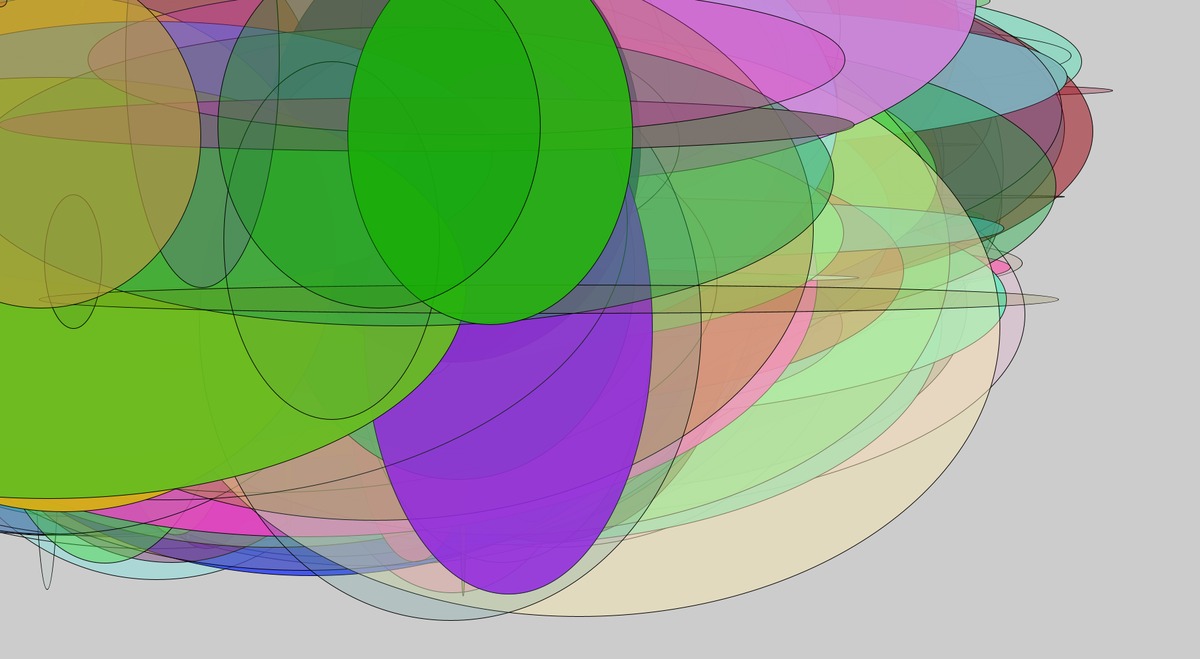
Frame 1 (no input)
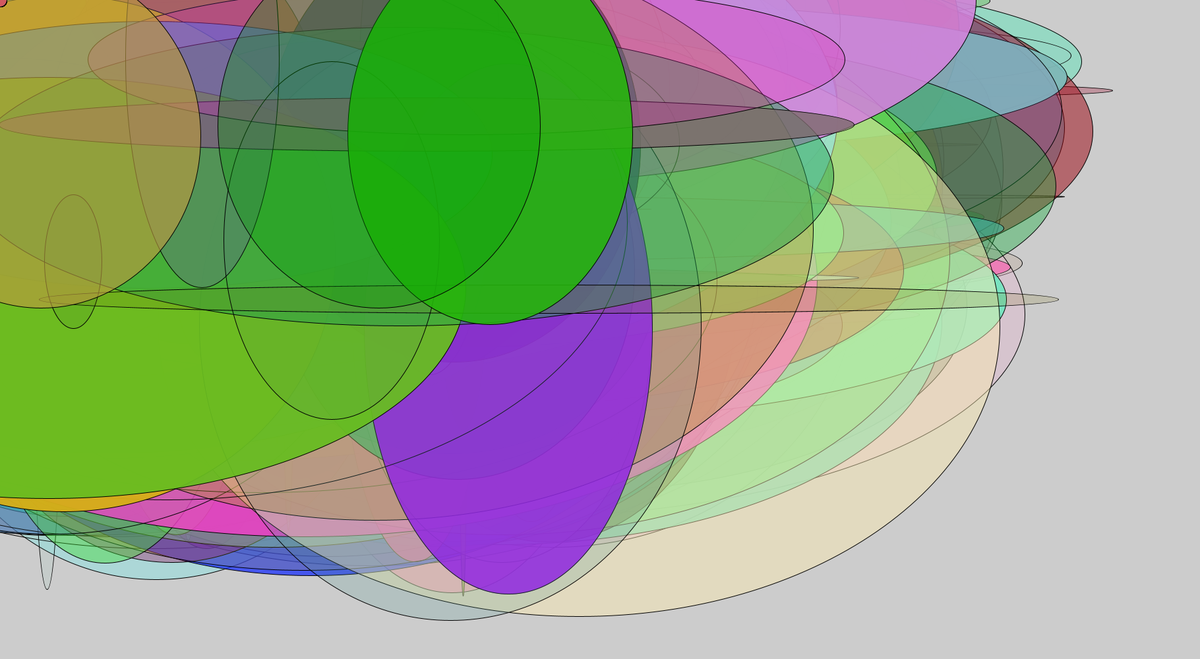
Frame 60 (the mouse pressed at the canvas centre just before this capture)
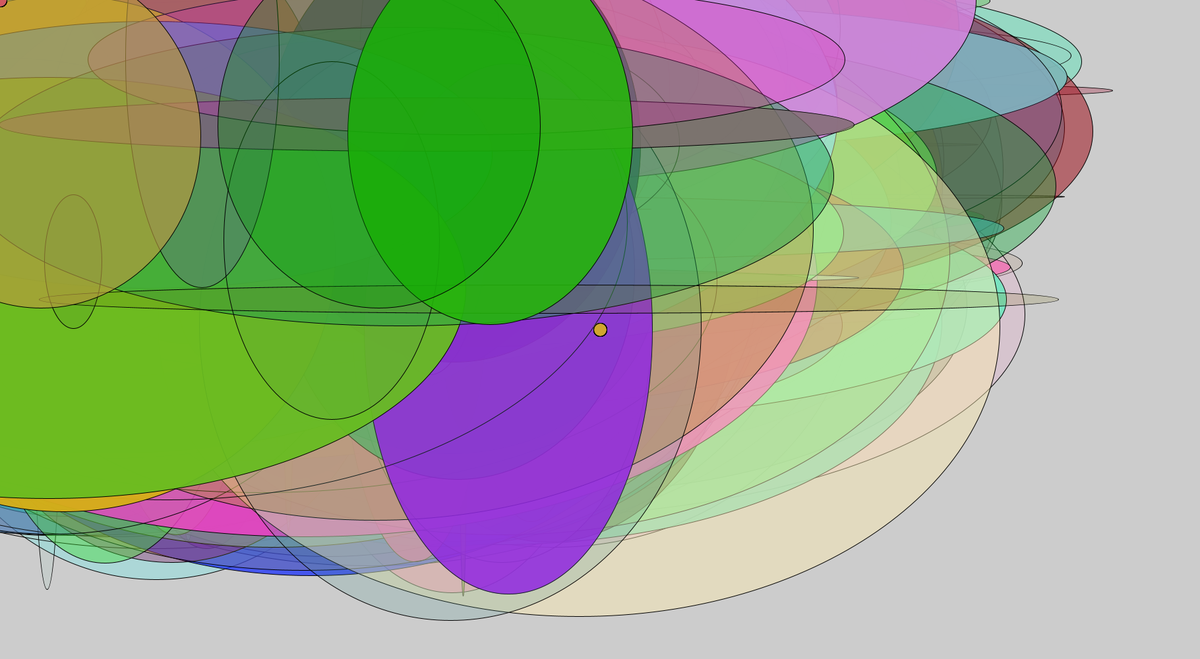
Frame 120 (the mouse held since frame 60 and released just before this capture)

The Processing sketch that drew these frames (run headless with seeded random() and noise(); from frame 60 on, the mouse is pressed at the canvas centre):

// Processing sketch: processing_154199
// ── processing_154199.pde

void setup()
{
  size(1820, 1000); //window size
  ellipse(50, 50, 100, 100);


  //size(600,600);
  //ellipse(300,300,600,600);
  for (int i=0; i<500; i++) {
    ellipse(random(0, 910), random(0, 500), random(0, 1600), random(0, 900)); //ellipse(center x coord, center y coord, x axis size, y axis size)
    fill(random(0, 255), random(0, 255), random(0, 255),random(0, 255));
  }
}
void draw()
{
  mouseClicked();
}
void mouseClicked() {
  fill(random(209, 48), random(0, 255), random(0, 255),random(0, 255));
  ellipse(mouseX, mouseY, 20, 20);
}
